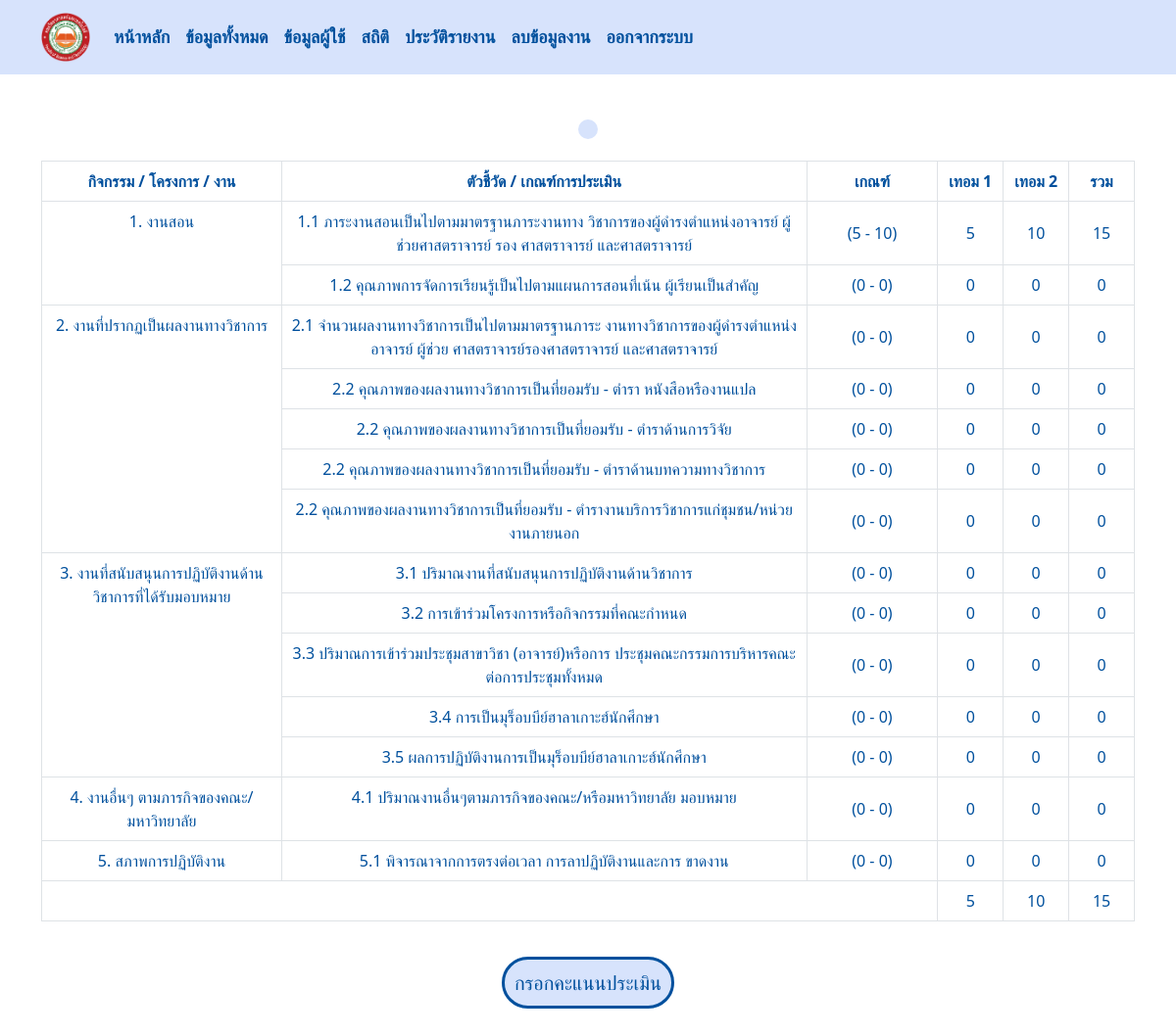
The page /report/5/ (signed in) on the database its author committed.
### managesystem/models.py (models this page shows, shortened)
class Result(models.Model):
    employee = models.ForeignKey(Employee, on_delete=models.CASCADE)
    work = models.ForeignKey(Setunit, on_delete=models.CASCADE)
    term1 = models.PositiveIntegerField(default=0)
    term2 = models.PositiveIntegerField(default=0)
    total = models.PositiveIntegerField(default=0)
    employee_score = models.FloatField(default=0.0)
    dean_score = models.FloatField(default=0.0)
    result_score = models.FloatField(default=0.0)
    file = models.FileField(upload_to=user_directory_path, blank=True, null=True)

class Work(models.Model):
    name = models.CharField(max_length=100) ### col for กิจกรรม
    description = models.TextField() ### col for ตัวชี่วัด

class Setunit(models.Model):
    name = models.ForeignKey(Work,on_delete=models.CASCADE) ### ตำแหน่ง
    minunit = models.PositiveIntegerField(default=0) ### ค่าน้ำหนักตำ
    maxunit = models.PositiveIntegerField(default=0) ### สูง
    POSITION_CHOICES = [
        ('Dean', 'Dean'),
        ('Lecturer', 'Lecturer'),
        ('Researcher', 'Researcher'),
    ]
    position = models.CharField(max_length=50, choices=POSITION_CHOICES)

### managesystem/views.py (the view)
    def wrapper(request, *args, **kwargs):
        if not request.user.is_authenticated:
            messages.info(request, "กรุณาเข้าสู่ระบบ")  # Custom message
            return redirect('login')  # Redirect to login URL
        return function(request, *args, **kwargs)

### managesystem/views.py (called while the page is built)
def custom_login_required(function):
    def wrapper(request, *args, **kwargs):
        if not request.user.is_authenticated:
            messages.info(request, "กรุณาเข้าสู่ระบบ")  # Custom message
            return redirect('login')  # Redirect to login URL
        return function(request, *args, **kwargs)
    return wrapper

@custom_login_required
def report_view(request, employee_id):
    employee = get_object_or_404(Employee, id=employee_id)
    results = Result.objects.filter(employee=employee)
    grouped_works = {key: list(group) for key, group in itertools.groupby(results, key=lambda x: x.work.name.name)}
    context = {
        'grouped_works': grouped_works,
        'results': results,
        'employee': employee
    }
    return render(request, "report.html", context)

### templates/report.html (shortened to what this page needs)
{% include 'navbar.html' %}
<!DOCTYPE html>
<html lang="en">
<head>
    {% load static %}
    <link rel="stylesheet" href="{% static 'css/report.css' %}">
</head>
<body>
    <div class="container mt-3 mb-5 text-center">
                <h3 class="text-center mb-3 name">{{ employee.username.first_name }} {{ employee.username.last_name }}</h3>
        <div class="table-responsive">
        <table id="workdata-table" class="table table-bordered mb-5">
            <thead class="thead-dark">
                <tr>
                    <th data-filter="true" data-filter-type="select">กิจกรรม / โครงการ / งาน</th>
                    <th data-filter="true" data-filter-type="select">ตัวชี้วัด / เกณฑ์การประเมิน</th>
                    <th data-filter="true" data-filter-type="select">เกณฑ์</th>
                    <th data-filter="true" data-filter-type="select" style="width: 6%;">เทอม 1</th>
                    <th data-filter="true" data-filter-type="select" style="width: 6%;">เทอม 2</th>
                    <th data-filter="true" data-filter-type="select" style="width: 6%;">รวม</th>
                </tr>
            </thead>
            <tbody>
                {% for group_name, group_works in grouped_works.items %}
                <tr>
                    <td class="text-left" rowspan="{{ group_works|length }}">{{ group_name }}</td>
                    <td class="text-left" name="{{group_works.0.work.name.id}}">{{ group_works.0.work.name.description }}</td>
                    <td class="text-center align-middle" style="width: 12%;">
                        ({{group_works.0.work.minunit}} - {{group_works.0.work.maxunit}})
                    </td>
                    <td class="align-middle" data-term1="{{ group_works.0.term1 }}">{{ group_works.0.term1 }}</td>
                    <td class="align-middle" data-term2="{{ group_works.0.term2 }}">{{ group_works.0.term2 }}</td>
                    <td class="align-middle" data-total="{{ group_works.0.total }}">{{ group_works.0.total }}</td>
                </tr>
                {% for work in group_works|slice:"1:" %}
                    <tr>
                        <td class="text-left">{{ work.work.name.description }}</td>
                            <td class="text-center align-middle" style="width: 10%;">
                                 ({{work.work.minunit}} - {{work.work.maxunit}})
                            </td>
                            <td class="align-middle" data-term1="{{ work.term1 }}">{{ work.term1 }}</td>
                            <td class="align-middle" data-term2="{{ work.term2 }}">{{ work.term2 }}</td>
                            <td class="align-middle" data-total="{{ work.total }}">{{ work.total }}</td>
                        </tr>
                    {% endfor %}
                {% endfor %}
                <td colspan="3"></td>
                <td class="term1-total text-center"></td>
                <td class="term2-total text-center"></td>
                <td class="total text-center"></td>
            </tbody>
        </table>
        </div>
        {% with first_result=results.first %}
        {% if first_result.term2 > 0 %}
            {% if first_result.dean_score > 0 %}
            <div class="text-right">
                <a class="color" href=" {% url 'final_conclusion' employee.id %} ">สรุปคะแนน</a>
            </div>
            {% else %}
            <div class="text-right">
                <a class="color" href=" {% url 'conclusion' employee.id %} ">กรอกคะแนนประเมิน</a>
            </div>
            {% endif %}
        {% endif %}
        {% endwith %}
    </div>
</body>
</html>

### static/css/report.css (style rules this page uses)
h1,h2,h3,h4,h5,h6,p,td,th,a { color: #00509D; }
.container .name { display: inline-block; text-align: center; font-size: 24px; background-color: #D7E3FC; border-radius: 50px; padding: 10px; margin-top: 30px; font-weight: bold; }
.color { font-size: 20px; text-decoration: none; background-color: #D7E3FC; border-radius: 50px; padding: 10px 10px; border: 3px solid #00509D; }

### rows shown on the page
Result: name "1. งานสอน", work.description "1.1 ภาระงานสอนเป็นไปตามมาตรฐานภาระงานทาง วิชาการของผู้ดำรงตำแหน่งอาจารย์ ผู้ช่วยศาสตราจารย์ รอง ศาสตราจารย์ และศาสตราจารย์", work.minunit "5", work.maxunit "10", term1 "5", term2 "10", total "15"
Result: work.name.description "1.2 คุณภาพการจัดการเรียนรู้เป็นไปตามแผนการสอนที่เน้น ผู้เรียนเป็นสำคัญ", work.minunit "0", work.maxunit "0", term1 "0", term2 "0", total "0"
Result: name "2. งานที่ปรากฏเป็นผลงานทางวิชาการ", work.description "2.1 จำนวนผลงานทางวิชาการเป็นไปตามมาตรฐานภาระ งานทางวิชาการของผู้ดำรงตำแหน่งอาจารย์ ผู้ช่วย ศาสตราจารย์รองศาสตราจารย์ และศาสตราจารย์", work.minunit "0", work.maxunit "0", term1 "0", term2 "0", total "0"
Result: work.name.description "2.2 คุณภาพของผลงานทางวิชาการเป็นที่ยอมรับ - ตำรา หนังสือหรืองานแปล", work.minunit "0", work.maxunit "0", term1 "0", term2 "0", total "0"
Result: work.name.description "2.2 คุณภาพของผลงานทางวิชาการเป็นที่ยอมรับ - ตำราด้านการวิจัย", work.minunit "0", work.maxunit "0", term1 "0", term2 "0", total "0"
Result: work.name.description "2.2 คุณภาพของผลงานทางวิชาการเป็นที่ยอมรับ - ตำราด้านบทความทางวิชาการ", work.minunit "0", work.maxunit "0", term1 "0", term2 "0", total "0"
Result: work.name.description "2.2 คุณภาพของผลงานทางวิชาการเป็นที่ยอมรับ - ตำรางานบริการวิชาการแก่ชุมชน/หน่วยงานภายนอก", work.minunit "0", work.maxunit "0", term1 "0", term2 "0", total "0"
Result: name "3. งานที่สนับสนุนการปฏิบัติงานด้าน วิชาการที่ได้รับมอบหมาย", work.description "3.1 ปริมาณงานที่สนับสนุนการปฏิบัติงานด้านวิชาการ", work.minunit "0", work.maxunit "0", term1 "0", term2 "0", total "0"
Result: work.name.description "3.2 การเข้าร่วมโครงการหรือกิจกรรมที่คณะกำหนด", work.minunit "0", work.maxunit "0", term1 "0", term2 "0", total "0"
Result: work.name.description "3.3 ปริมาณการเข้าร่วมประชุมสาขาวิชา (อาจารย์)หรือการ ประชุมคณะกรรมการบริหารคณะต่อการประชุมทั้งหมด", work.minunit "0", work.maxunit "0", term1 "0", term2 "0", total "0"
Result: work.name.description "3.4 การเป็นมุร็อบบีย์ฮาลาเกาะฮ์นักศึกษา", work.minunit "0", work.maxunit "0", term1 "0", term2 "0", total "0"
Result: work.name.description "3.5 ผลการปฏิบัติงานการเป็นมุร็อบบีย์ฮาลาเกาะฮ์นักศึกษา", work.minunit "0", work.maxunit "0", term1 "0", term2 "0", total "0"
Result: name "4. งานอื่นๆ ตามภารกิจของคณะ/ มหาวิทยาลัย", work.description "4.1 ปริมาณงานอื่นๆตามภารกิจของคณะ/หรือมหาวิทยาลัย มอบหมาย", work.minunit "0", work.maxunit "0", term1 "0", term2 "0", total "0"
Result: name "5. สภาพการปฏิบัติงาน", work.description "5.1 พิจารณาจากการตรงต่อเวลา การลาปฏิบัติงานและการ ขาดงาน", work.minunit "0", work.maxunit "0", term1 "0", term2 "0", total "0"
